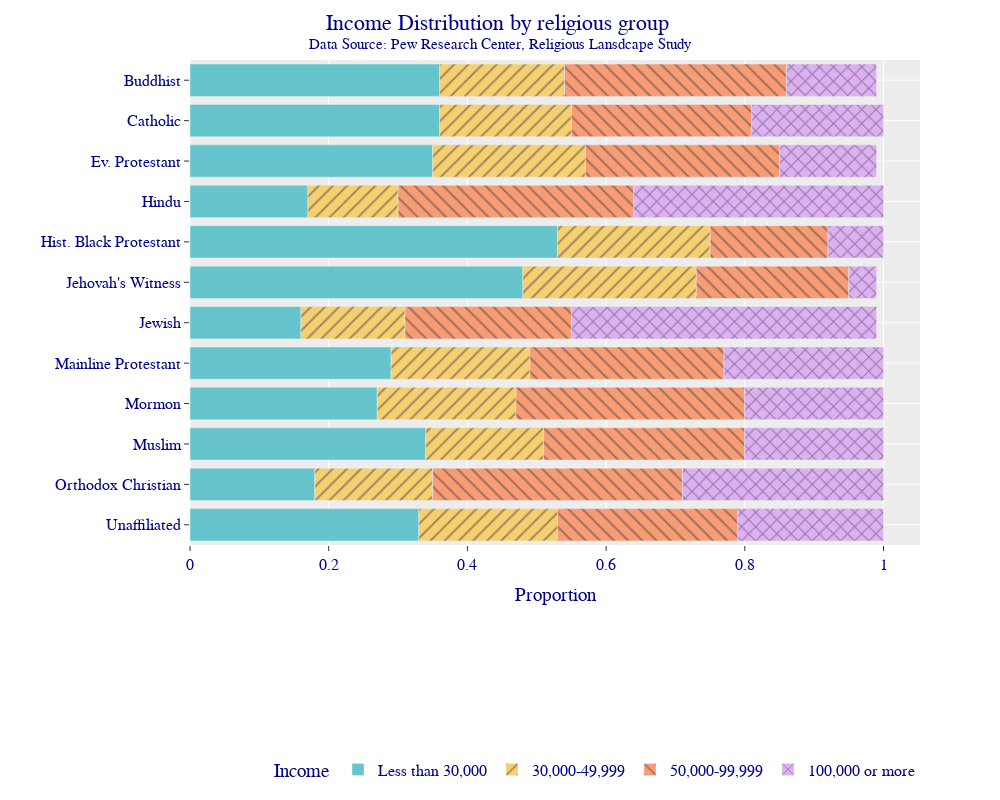

The code cell stored with this chart in its notebook:
### Code cell
fig = px.bar(DF_new,
             y='religion',
             x='proportion',
             color='income',
             color_discrete_sequence=px.colors.qualitative.Pastel,
             category_orders={'income' : ['Less than 30,000', '30,000-49,999', '50,000-99,999', '100,000 or more']},
             pattern_shape = 'income')

fig.update_layout(template="ggplot2",
                  title='Income Distribution by religious group <br><sup>Data Source: Pew Research Center, Religious Lansdcape Study</sup>',
                  title_x=0.5,
                  yaxis={'categoryorder': 'category descending'},
                  xaxis_title="Proportion",
                  yaxis_title="",
                  legend_title='Income',
                  legend={'orientation':"h",'yanchor':"bottom",'y':-0.5, 'xanchor':"right",'x':1.0},
                  font={'family':"Times New Roman, monospace",'size':16,'color':"Darkblue"},
                  autosize=False,
                  width=1000,
                  height=800)

fig.show()

### Figure 1 — Plotly figure (JSON) as saved in the notebook; plotly's stock layout.template omitted (floating-point values rounded to 4 significant figures)
{"data": [{"alignmentgroup": "True", "hovertemplate": "income=Less than 30,000<br>proportion=%{x}<br>religion=%{y}<extra></extra>", "legendgroup": "Less than 30,000", "marker": {"color": "rgb(102, 197, 204)", "pattern": {"shape": ""}}, "name": "Less than 30,000", "offsetgroup": "Less than 30,000", "orientation": "h", "showlegend": true, "textposition": "auto", "type": "bar", "x": [0.36, 0.36, 0.35, 0.17, 0.53, 0.48, 0.16, 0.29, 0.27, 0.34, 0.18, 0.33], "xaxis": "x", "y": ["Buddhist", "Catholic", "Ev. Protestant", "Hindu", "Hist. Black Protestant", "Jehovah's Witness", "Jewish", "Mainline Protestant", "Mormon", "Muslim", "Orthodox Christian", "Unaffiliated"], "yaxis": "y"}, {"alignmentgroup": "True", "hovertemplate": "income=30,000-49,999<br>proportion=%{x}<br>religion=%{y}<extra></extra>", "legendgroup": "30,000-49,999", "marker": {"color": "rgb(246, 207, 113)", "pattern": {"shape": "/"}}, "name": "30,000-49,999", "offsetgroup": "30,000-49,999", "orientation": "h", "showlegend": true, "textposition": "auto", "type": "bar", "x": [0.18, 0.19, 0.22, 0.13, 0.22, 0.25, 0.15, 0.2, 0.2, 0.17, 0.17, 0.2], "xaxis": "x", "y": ["Buddhist", "Catholic", "Ev. Protestant", "Hindu", "Hist. Black Protestant", "Jehovah's Witness", "Jewish", "Mainline Protestant", "Mormon", "Muslim", "Orthodox Christian", "Unaffiliated"], "yaxis": "y"}, {"alignmentgroup": "True", "hovertemplate": "income=50,000-99,999<br>proportion=%{x}<br>religion=%{y}<extra></extra>", "legendgroup": "50,000-99,999", "marker": {"color": "rgb(248, 156, 116)", "pattern": {"shape": "\\"}}, "name": "50,000-99,999", "offsetgroup": "50,000-99,999", "orientation": "h", "showlegend": true, "textposition": "auto", "type": "bar", "x": [0.32, 0.26, 0.28, 0.34, 0.17, 0.22, 0.24, 0.28, 0.33, 0.29, 0.36, 0.26], "xaxis": "x", "y": ["Buddhist", "Catholic", "Ev. Protestant", "Hindu", "Hist. Black Protestant", "Jehovah's Witness", "Jewish", "Mainline Protestant", "Mormon", "Muslim", "Orthodox Christian", "Unaffiliated"], "yaxis": "y"}, {"alignmentgroup": "True", "hovertemplate": "income=100,000 or more<br>proportion=%{x}<br>religion=%{y}<extra></extra>", "legendgroup": "100,000 or more", "marker": {"color": "rgb(220, 176, 242)", "pattern": {"shape": "x"}}, "name": "100,000 or more", "offsetgroup": "100,000 or more", "orientation": "h", "showlegend": true, "textposition": "auto", "type": "bar", "x": [0.13, 0.19, 0.14, 0.36, 0.08, 0.04, 0.44, 0.23, 0.2, 0.2, 0.29, 0.21], "xaxis": "x", "y": ["Buddhist", "Catholic", "Ev. Protestant", "Hindu", "Hist. Black Protestant", "Jehovah's Witness", "Jewish", "Mainline Protestant", "Mormon", "Muslim", "Orthodox Christian", "Unaffiliated"], "yaxis": "y"}], "layout": {"autosize": false, "barmode": "relative", "font": {"color": "Darkblue", "family": "Times New Roman, monospace", "size": 16}, "height": 800, "legend": {"orientation": "h", "title": {"text": "Income"}, "tracegroupgap": 0, "x": 1, "xanchor": "right", "y": -0.5, "yanchor": "bottom"}, "margin": {"t": 60}, "title": {"text": "Income Distribution by religious group <br><sup>Data Source: Pew Research Center, Religious Lansdcape Study</sup>", "x": 0.5}, "width": 1000, "xaxis": {"anchor": "y", "autorange": true, "domain": [0, 1], "range": [0, 1.053], "title": {"text": "Proportion"}, "type": "linear"}, "yaxis": {"anchor": "x", "autorange": true, "categoryorder": "category descending", "domain": [0, 1], "range": [-0.5, 11.5], "title": {"text": ""}, "type": "category"}}}
